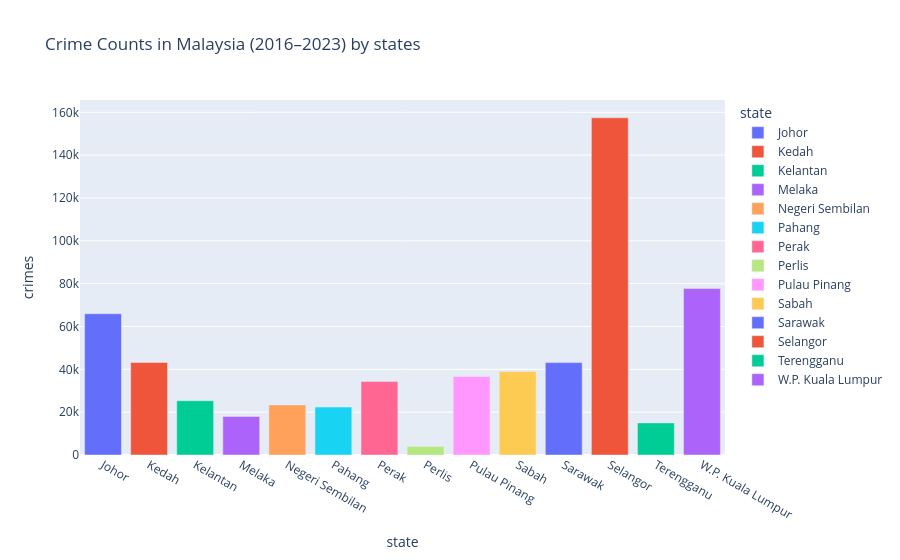

Notebook code for this chart:
### Code cell
fig = px.bar(
    crimebystate_countsdf, x='state', y='crimes', color='state', title='Crime Counts in Malaysia (2016–2023) by states')    # barmode='group'
fig.show()

### Figure 1 — Plotly figure (JSON) as saved in the notebook; plotly's stock layout.template omitted (floating-point values rounded to 4 significant figures)
{"data": [{"hovertemplate": "state=%{x}<br>crimes=%{y}<extra></extra>", "legendgroup": "Johor", "marker": {"color": "#636efa", "pattern": {"shape": ""}}, "name": "Johor", "orientation": "v", "showlegend": true, "textposition": "auto", "type": "bar", "x": ["Johor"], "xaxis": "x", "y": [65963], "yaxis": "y"}, {"hovertemplate": "state=%{x}<br>crimes=%{y}<extra></extra>", "legendgroup": "Kedah", "marker": {"color": "#EF553B", "pattern": {"shape": ""}}, "name": "Kedah", "orientation": "v", "showlegend": true, "textposition": "auto", "type": "bar", "x": ["Kedah"], "xaxis": "x", "y": [43185], "yaxis": "y"}, {"hovertemplate": "state=%{x}<br>crimes=%{y}<extra></extra>", "legendgroup": "Kelantan", "marker": {"color": "#00cc96", "pattern": {"shape": ""}}, "name": "Kelantan", "orientation": "v", "showlegend": true, "textposition": "auto", "type": "bar", "x": ["Kelantan"], "xaxis": "x", "y": [25348], "yaxis": "y"}, {"hovertemplate": "state=%{x}<br>crimes=%{y}<extra></extra>", "legendgroup": "Melaka", "marker": {"color": "#ab63fa", "pattern": {"shape": ""}}, "name": "Melaka", "orientation": "v", "showlegend": true, "textposition": "auto", "type": "bar", "x": ["Melaka"], "xaxis": "x", "y": [17980], "yaxis": "y"}, {"hovertemplate": "state=%{x}<br>crimes=%{y}<extra></extra>", "legendgroup": "Negeri Sembilan", "marker": {"color": "#FFA15A", "pattern": {"shape": ""}}, "name": "Negeri Sembilan", "orientation": "v", "showlegend": true, "textposition": "auto", "type": "bar", "x": ["Negeri Sembilan"], "xaxis": "x", "y": [23392], "yaxis": "y"}, {"hovertemplate": "state=%{x}<br>crimes=%{y}<extra></extra>", "legendgroup": "Pahang", "marker": {"color": "#19d3f3", "pattern": {"shape": ""}}, "name": "Pahang", "orientation": "v", "showlegend": true, "textposition": "auto", "type": "bar", "x": ["Pahang"], "xaxis": "x", "y": [22385], "yaxis": "y"}, {"hovertemplate": "state=%{x}<br>crimes=%{y}<extra></extra>", "legendgroup": "Perak", "marker": {"color": "#FF6692", "pattern": {"shape": ""}}, "name": "Perak", "orientation": "v", "showlegend": true, "textposition": "auto", "type": "bar", "x": ["Perak"], "xaxis": "x", "y": [34352], "yaxis": "y"}, {"hovertemplate": "state=%{x}<br>crimes=%{y}<extra></extra>", "legendgroup": "Perlis", "marker": {"color": "#B6E880", "pattern": {"shape": ""}}, "name": "Perlis", "orientation": "v", "showlegend": true, "textposition": "auto", "type": "bar", "x": ["Perlis"], "xaxis": "x", "y": [4019], "yaxis": "y"}, {"hovertemplate": "state=%{x}<br>crimes=%{y}<extra></extra>", "legendgroup": "Pulau Pinang", "marker": {"color": "#FF97FF", "pattern": {"shape": ""}}, "name": "Pulau Pinang", "orientation": "v", "showlegend": true, "textposition": "auto", "type": "bar", "x": ["Pulau Pinang"], "xaxis": "x", "y": [36653], "yaxis": "y"}, {"hovertemplate": "state=%{x}<br>crimes=%{y}<extra></extra>", "legendgroup": "Sabah", "marker": {"color": "#FECB52", "pattern": {"shape": ""}}, "name": "Sabah", "orientation": "v", "showlegend": true, "textposition": "auto", "type": "bar", "x": ["Sabah"], "xaxis": "x", "y": [38944], "yaxis": "y"}, {"hovertemplate": "state=%{x}<br>crimes=%{y}<extra></extra>", "legendgroup": "Sarawak", "marker": {"color": "#636efa", "pattern": {"shape": ""}}, "name": "Sarawak", "orientation": "v", "showlegend": true, "textposition": "auto", "type": "bar", "x": ["Sarawak"], "xaxis": "x", "y": [43136], "yaxis": "y"}, {"hovertemplate": "state=%{x}<br>crimes=%{y}<extra></extra>", "legendgroup": "Selangor", "marker": {"color": "#EF553B", "pattern": {"shape": ""}}, "name": "Selangor", "orientation": "v", "showlegend": true, "textposition": "auto", "type": "bar", "x": ["Selangor"], "xaxis": "x", "y": [157455], "yaxis": "y"}, {"hovertemplate": "state=%{x}<br>crimes=%{y}<extra></extra>", "legendgroup": "Terengganu", "marker": {"color": "#00cc96", "pattern": {"shape": ""}}, "name": "Terengganu", "orientation": "v", "showlegend": true, "textposition": "auto", "type": "bar", "x": ["Terengganu"], "xaxis": "x", "y": [14984], "yaxis": "y"}, {"hovertemplate": "state=%{x}<br>crimes=%{y}<extra></extra>", "legendgroup": "W.P. Kuala Lumpur", "marker": {"color": "#ab63fa", "pattern": {"shape": ""}}, "name": "W.P. Kuala Lumpur", "orientation": "v", "showlegend": true, "textposition": "auto", "type": "bar", "x": ["W.P. Kuala Lumpur"], "xaxis": "x", "y": [77701], "yaxis": "y"}], "layout": {"barmode": "relative", "legend": {"title": {"text": "state"}, "tracegroupgap": 0}, "title": {"text": "Crime Counts in Malaysia (2016–2023) by states"}, "xaxis": {"anchor": "y", "categoryarray": ["Johor", "Kedah", "Kelantan", "Melaka", "Negeri Sembilan", "Pahang", "Perak", "Perlis", "Pulau Pinang", "Sabah", "Sarawak", "Selangor", "Terengganu", "W.P. Kuala Lumpur"], "categoryorder": "array", "domain": [0, 1], "title": {"text": "state"}}, "yaxis": {"anchor": "x", "domain": [0, 1], "title": {"text": "crimes"}}}}
